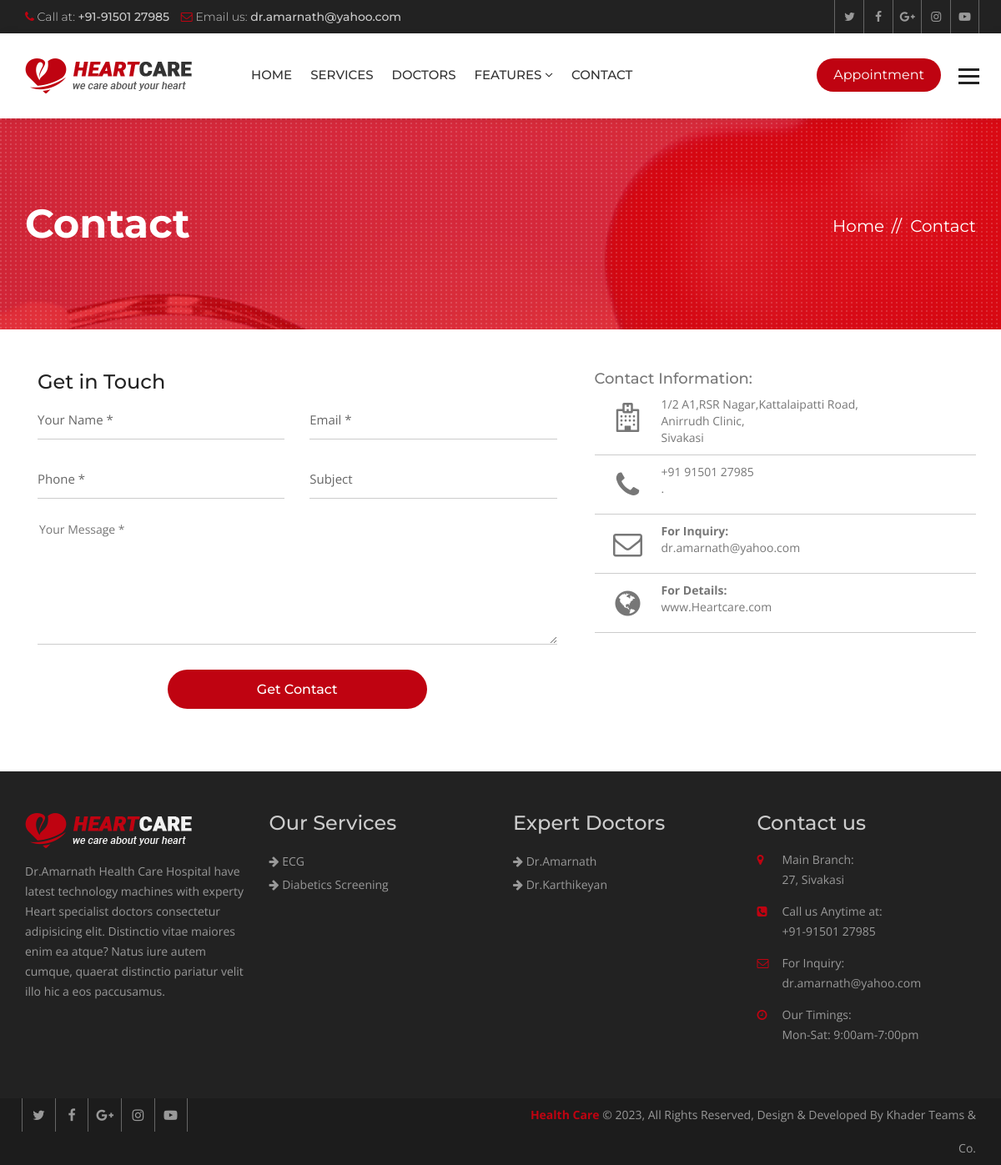
Page /contact/ on the committed database.
### hospital/models.py (models this page shows, shortened)
class Service(models.Model):
    title = models.CharField(max_length=120)
    description = models.TextField()
    items = models.ManyToManyField(to='Item',)
    thumbnail = models.ImageField(upload_to='services/')
    cover = models.ImageField(upload_to='services/')
    image1 = models.ImageField(upload_to='services/', blank=True, null=True)
    image2 = models.ImageField(upload_to='services/', blank=True, null=True)

class Doctor(models.Model):
    name = models.CharField(max_length=120)
    speciality = models.CharField(max_length=120)
    picture = models.ImageField(upload_to="doctors/")
    details = models.TextField()
    experience = models.TextField()
    expertize = models.ManyToManyField(to='Expertize', related_name='doctors')
    twitter = models.CharField(max_length=120, blank=True, null=True)
    facebook = models.CharField(max_length=120, blank=True, null=True)
    instagram = models.CharField(max_length=120, blank=True, null=True)

### hospital/views.py (the view, shortened to what this page needs)
# urls.py: path('contact/', views.ContactView.as_view(), name="contact")
class ContactView(TemplateView):
    template_name = "hospital/contact.html"

### hospital/context_processors.py (called while the page is built)
def footer_content(request):
    services = Service.objects.all()
    doctors = Doctor.objects.all()
    context = {
        'services': services,
        'doctors': doctors
    }
    return context

### templates/hospital/contact.html (shortened to what this page needs)
{% extends 'base.html' %}
{% block maincontent %}
<div class="inner-banner">
  <div class="container">
    <div class="row">
      <div class="col-md-7">
        <h1>Contact</h1>
      </div>
      <div class="col-md-5">
        <ol class="breadcrumb">
          <li><a href="{% url 'index' %}">Home</a></li>
          <li class="active">Contact</li>
        </ol>
      </div>
    </div>
  </div>
</div>
<div class="main-content">
  <div class="contact">
    <div class="container">
      <div class="row">
        <div class="col-md-7">
          <form action="{% url 'contact' %}" method="post">
            <div class="contact-form">
              <div class="col-md-12">
                <h3>Get in Touch</h3>
              </div>
              <div class="col-md-6">
                <div class="input-group">
                  <input type="text" class="form-control" placeholder="Your Name *" name="name" required>
                </div>
              </div>
              <div class="col-md-6">
                <div class="input-group">
                  <input type="email" class="form-control" placeholder="Email *" name="email" required>
                </div>
              </div>
              <div class="col-md-6">
                <div class="input-group">
                  <input type="text" class="form-control" placeholder="Phone *" name="phone" required>
                </div>
              </div>
              <div class="col-md-6">
                <div class="input-group">
                  <input type="text" class="form-control" placeholder="Subject" name="subject">
                </div>
              </div>
              <div class="col-md-12">
                <div class="input-group">
                  <textarea placeholder="Your Message *" name="message"></textarea>
                </div>
              </div>
              <div class="col-md-12">
                <div class="input-group text-center">
                  <input type="submit" class="submit-btn" value="Get Contact">
                </div>
              </div>
            </div>
          </form>
        </div>
        <div class="col-md-5">
          <div class="contact-address">
            <h5>Contact Information:</h5>
            <ul>
              <li> <span class="icon"><i class="fa fa-hospital-o" aria-hidden="true"></i></span> <span
                  class="add-text"> 1/2 A1,RSR Nagar,Kattalaipatti Road,<br>
                  Anirrudh Clinic,<br>
                  Sivakasi</span> </li>
              <li> <span class="icon"><i class="fa fa-phone" aria-hidden="true"></i> </span> <span class="add-text">+91
                  91501 27985<br>
                  .</span> </li>
              <li> <span class="icon"><i class="fa fa-envelope-o" aria-hidden="true"></i> </span> <span
                  class="add-text"><strong>For Inquiry:</strong> dr.amarnath@yahoo.com</span> </li>
              <li> <span class="icon"><i class="fa fa-globe" aria-hidden="true"></i> </span> <span
                  class="add-text"><strong>For Details:</strong> www.Heartcare.com</span> </li>
            </ul>
          </div>
        </div>
      </div>
    </div>
  </div>
</div>
{% endblock maincontent %}

### templates/partials/_footer.html
{% load static %}
<footer class="footer">
  <div class="footer-widgets">
    <div class="container">
      <div class="row">
        <div class="col-md-3 col-sm-6">
          <div class="widget"> <img class="ft-logo" src="{% static 'heartcare/images/footer-logo.png' %}" alt="">
            <p>Dr.Amarnath Health Care  Hospital have latest technology machines with experty Heart specialist doctors
              consectetur adipisicing elit. Distinctio vitae maiores enim ea atque? Natus iure autem cumque, quaerat
              distinctio pariatur velit illo hic a eos paccusamus. </p>
          </div>
        </div>
        <div class="col-md-3 col-sm-6">
          <div class="widget">
            <h3>Our Services</h3>
            <ul>
              {% for service in services|slice:':8' %}
              <li><a href="{% url 'service_details' service.id %}"><i class="fa fa-arrow-right"></i>
                  {{service.title }}</a></li>
              {% endfor %}
            </ul>
          </div>
        </div>
        <div class="col-md-3 col-sm-6">
          <div class="widget">
            <h3>Expert Doctors</h3>
            <ul>
              {% for doctor in doctors|slice:':8' %}
              <li><a href="{% url 'doctor_details' doctor.id %}"><i class="fa fa-arrow-right"></i> {{ doctor.name }}</a>
              </li>
              {% endfor %}
            </ul>
          </div>
        </div>
        <div class="col-md-3 col-sm-6">
          <div class="widget">
            <h3>Contact us</h3>
            <address>
              <ul>
                <li> <span class="icon"><i class="fa fa-map-marker" aria-hidden="true"></i></span> <span
                    class="add-text"><strong>Main Branch:</strong>  27, Sivakasi</span> </li>
                <li> <span class="icon"><i class="fa fa-phone-square" aria-hidden="true"></i></span> <span
                    class="add-text"><strong>Call us Anytime at:</strong> +91-91501 27985</span> </li>
                <li> <span class="icon"><i class="fa fa-envelope-o" aria-hidden="true"></i></span> <span
                    class="add-text"><strong>For Inquiry:</strong> dr.amarnath@yahoo.com</span> </li>
                <li> <span class="icon"><i class="fa fa-clock-o" aria-hidden="true"></i></span> <span
                    class="add-text"><strong>Our Timings:</strong> Mon-Sat: 9:00am-7:00pm</span> </li>
              </ul>
            </address>
          </div>
        </div>
      </div>
    </div>
  </div>
  <div class="footer-cr">
    <div class="container">
      <div class="row">
        <div class="col-md-6">
          <div class="footer-social"> <a href="#"><i class="fa fa-twitter" aria-hidden="true"></i></a> <a href="#"><i
                class="fa fa-facebook" aria-hidden="true"></i></a> <a href="#"><i class="fa fa-google-plus"
                aria-hidden="true"></i></a> <a href="#"><i class="fa fa-instagram" aria-hidden="true"></i></a> <a
              href="#"><i class="fa fa-youtube-play" aria-hidden="true"></i></a>
          </div>
        </div>
        <div class="col-md-6">
          <p><strong>Health Care</strong> © {% now 'Y' %}, All Rights Reserved, Design & Developed By Khader Teams & Co.</p>
        </div>
      </div>
    </div>
  </div>
</footer>

### heartcare/static/heartcare/css/custom.css (style rules this page uses)
html body { font-family: 'Open Sans', sans-serif; color: #777777; font-size: 14px; }
p { line-height: 24px; }
body h1, body h2, body h3, body h4, body h5, body h6 { font-family: 'Montserrat', sans-serif; margin: 0px; }
body h1 { font-size: 48px; }
body h3 { font-size: 24px; }
body h5 { font-size: 18px; }
.inner-banner { background: url(../images/inner.jpg) no-repeat top center; position: relative; width: 100%; float: left; padding: 100px 0 100px; background-color: #bf0311; z-index: 0; }
.inner-banner:after { background: url(../images/patt.png); position: absolute; left: 0; top: 0; content: ""; width: 100%; height: 100%; }
.inner-banner .container { position: relative; z-index: 99; }
.inner-banner h1 { color: #fff; font-weight: 700; }
.inner-banner .breadcrumb { text-align: right; background: none; padding: 0px; margin: 15px 0 0; }
.inner-banner .breadcrumb>li, .inner-banner .breadcrumb>li a { color: #fff; font-size: 20px; font-family: 'Montserrat', sans-serif; }
.inner-banner .breadcrumb>li+li::before { color: #fff; content: "// "; padding: 0 5px; }
.main-content { width: 100%; float: left; padding: 50px 0; }
.footer { width: 100%; float: left; background: #222222; padding: 50px 0 0 0; }
.footer .widget { width: 100%; float: left; margin: 0 0 50px; }
.footer .widget ul { margin: 0px; padding: 0px; list-style: none; }
.footer .widget li { line-height: 28px; color: #999999; }
.footer .widget a { color: #999; }
.footer .widget h3 { margin: 0 0 20px; color: #cccccc; line-height: 24px; }
.ft-logo { margin-bottom: 16px; max-width: 100%; height: auto; }
.footer .widget p { line-height: 24px; color: #999999; }
.footer .widget address li { float: left; line-height: 24px; margin-bottom: 14px; width: 100%; }
.widget address .icon { width: 30px; float: left; color: #bf0311; }
.widget address .add-text { float: left; width: 80%; }
.widget address .add-text>strong { display: block; font-weight: 400; }
.footer-cr { width: 100%; float: left; clear: both; background: #1c1c1c; }
.footer-cr p { margin: 0px; line-height: 40px; color: #999999; text-align: right; }
.footer-cr p strong { color: #bf0311; }
.footer-social a { border-left: 1px solid #666666; color: #999999; display: inline-block; font-size: 16px; line-height: 40px; margin-left: -4px; text-align: center; width: 40px; }
.footer-social a:last-child { border-right: 1px solid #666666; }
.contact { width: 100%; float: left; }
.contact-form h3 { color: #222; font-weight: 500; margin-bottom: 10px; }
.contact-form .input-group { width: 100%; float: left; margin-bottom: 25px; }
.contact-form .input-group .form-control { box-shadow: none; border: 0px; border-bottom: 1px solid #cccccc; padding: 0px; line-height: 45px; height: inherit; color: #666666; font-size: 15px; }
.contact-form .input-group textarea { width: 100%; min-height: 150px; border: 0px; border-bottom: 1px solid #cccccc; color: #666666; }
.submit-btn { width: 50%; margin: 0 auto; color: #fff; font-size: 16px; font-family: 'Montserrat', sans-serif; font-weight: 500; border-radius: 30px; border: 0px; line-height: 45px; transition: all ease-in-out 0.3s; -webkit-transition: all ease-in-out 0.3s; }
.contact-address { width: 100%; float: left; }
.contact-address ul { margin: 0px; padding: 0px; list-style: none; }
.contact-address li { border-bottom: 1px solid #ccc; padding: 10px 0; width: 100%; float: left; }
.contact-address li span.icon { width: 80px; height: 50px; float: left; text-align: center; line-height: 50px; font-size: 35px; }
.contact-address .add-text strong { display: block; }

### rows in the picture
Service: title "ECG"
Service: title "Diabetics Screening"
Doctor: name "Dr.Amarnath"
Doctor: name "Dr.Karthikeyan"
